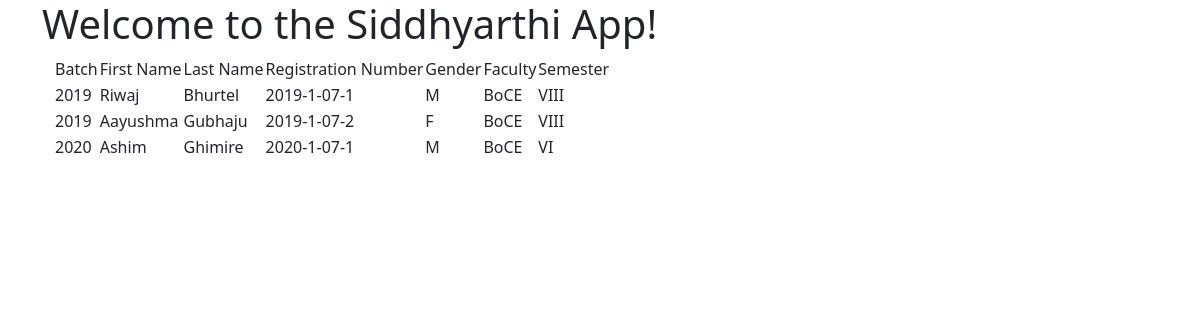
The app's page /, older data.
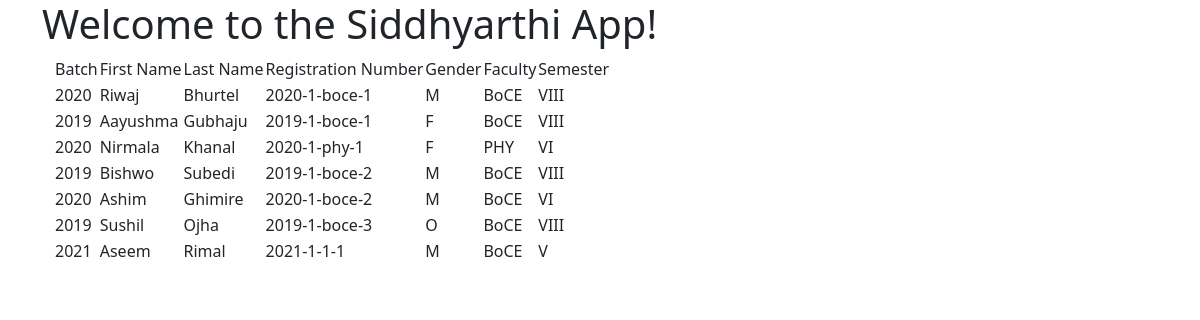
The same page, newer data.
### siddh_app/models.py (models this page shows, shortened)
class Student(models.Model):
    GENDER_CHOICES = (
        ('M', 'Male'),
        ('F', 'Female'),
        ('O', 'Other'),
    )
    SEMESTER_CHOICES = (
        ('I', 'I'),
        ('II', 'II'),
        ('III', 'III'),
        ('IV', 'IV'),
        ('V', 'V'),
        ('VI', 'VI'),
        ('VII', 'VII'),
        ('VIII', 'VIII'),
    )
    registration_number = models.CharField(max_length=30, default=None, unique=True, editable=False)
    batch_year = models.CharField(max_length=4, validators=[MinLengthValidator(4), MaxLengthValidator(4)])
    first_name = models.CharField(max_length=40)
    middle_name = models.CharField(max_length=40, null=True, blank=True)
    last_name = models.CharField(max_length=50, null=False)
    gender = models.CharField(max_length=1, choices=GENDER_CHOICES)
    do_birth = models.DateField()
    email_add = models.EmailField(max_length=254)
    faculty = models.ForeignKey(Faculty, on_delete=models.CASCADE)
    semester = models.CharField(max_length=4, choices=SEMESTER_CHOICES)

class Faculty(models.Model):
    faculty_id = models.CharField(max_length=6, unique=True)
    faculty_name = models.CharField(max_length=70)
    def __str__(self):
        return self.faculty_id

### siddh_app/views.py (the view)
# urls.py: path('', views.StudentRecord.as_view(), name='studentrecord'),
class StudentRecord(TemplateView):
    template_name = 'siddh_app/index.html'
    model = Student
    def get_context_data(self, *args, **kwargs):
        context = super().get_context_data(*args, **kwargs)
        context['students'] = Student.objects.all()
        return context

### siddh_app/templates/siddh_app/index.html
<!DOCTYPE html>
{% extends 'siddh_app/base.html' %}
{% block body_block %}
    <div class="container">
        <table>
            <thead>
                <td>Batch</td>
                <td>First Name</td>
                <td>Last Name</td>
                <td>Registration Number</td>
                <td>Gender</td>
                <td>Faculty</td>
                <td>Semester</td>
            </thead>
            {% for student in students %}
            <tr>
                <td>{{student.batch_year}}</td>
                <td>{{student.first_name}}</td>
                <td>{{student.last_name}}</td>
                <td>{{student.registration_number}}</td>
                <td>{{student.gender}}</td>
                <td>{{student.faculty}}</td>
                <td>{{student.semester}}</td>
            </tr>
            {% endfor %}
        </table>
    </div>
{% endblock %}

Row changes from the older to the newer data that the page shows:
removed Student: batch_year "2019", first_name "Riwaj", last_name "Bhurtel", registration_number "2019-1-07-1", gender "M", faculty "BoCE", semester "VIII"
removed Student: batch_year "2019", first_name "Aayushma", last_name "Gubhaju", registration_number "2019-1-07-2", gender "F", faculty "BoCE", semester "VIII"
removed Student: batch_year "2020", first_name "Ashim", last_name "Ghimire", registration_number "2020-1-07-1", gender "M", faculty "BoCE", semester "VI"
added Student: batch_year "2020", first_name "Riwaj", last_name "Bhurtel", registration_number "2020-1-boce-1", gender "M", faculty "BoCE", semester "VIII"
added Student: batch_year "2019", first_name "Aayushma", last_name "Gubhaju", registration_number "2019-1-boce-1", gender "F", faculty "BoCE", semester "VIII"
added Student: batch_year "2020", first_name "Nirmala", last_name "Khanal", registration_number "2020-1-phy-1", gender "F", faculty "PHY", semester "VI"
added Student: batch_year "2019", first_name "Bishwo", last_name "Subedi", registration_number "2019-1-boce-2", gender "M", faculty "BoCE", semester "VIII"
added Student: batch_year "2020", first_name "Ashim", last_name "Ghimire", registration_number "2020-1-boce-2", gender "M", faculty "BoCE", semester "VI"
added Student: batch_year "2019", first_name "Sushil", last_name "Ojha", registration_number "2019-1-boce-3", gender "O", faculty "BoCE", semester "VIII"
added Student: batch_year "2021", first_name "Aseem", last_name "Rimal", registration_number "2021-1-1-1", gender "M", faculty "BoCE", semester "V"
